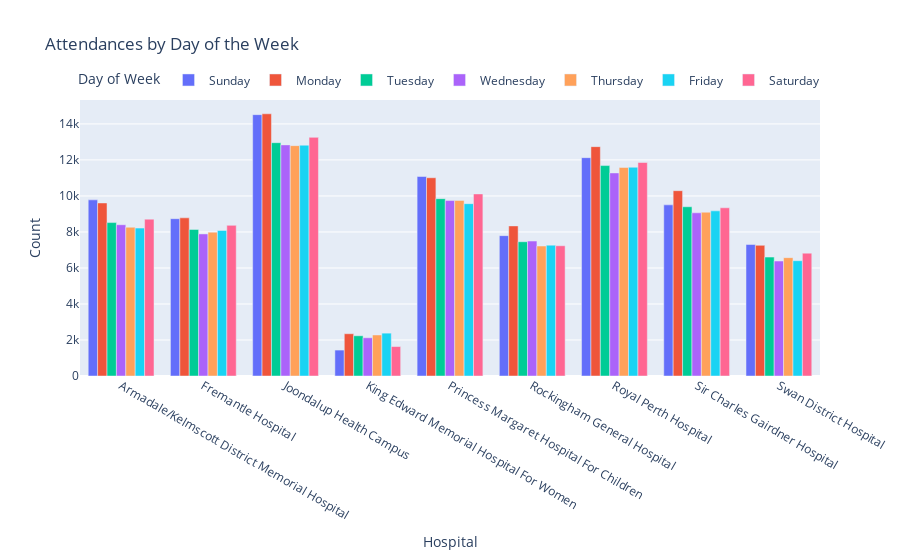

The notebook cell this image was saved under:
### Markdown cell above
##### Plot of hospital sttendance for each day of the week

### Code cell
# Plot of hospital attendances for each day of the week
# Create a new column with the day of the week
hospital_df['Date'] = pd.to_datetime(hospital_df['Date'])
hospital_df['Day of Week'] = hospital_df['Date'].dt.day_name()

# Set the order of the days of the week
days_order = ['Sunday', 'Monday', 'Tuesday', 'Wednesday', 'Thursday', 'Friday', 'Saturday']
hospital_df['Day of Week'] = pd.Categorical(hospital_df['Day of Week'], categories=days_order, ordered=True)

# Group by 'Hospital' and 'Day of Week' and sum the 'Admissions' column
attendance_by_day = hospital_df.groupby(['Hospital', 'Day of Week'])['Attendance'].sum().reset_index()

# Plot the admissions by day of the week
fig = px.bar(attendance_by_day, 
             x='Hospital', 
             y='Attendance', 
             color='Day of Week', 
             title='Attendances by Day of the Week',
             labels={'Attendances': 'Count'},
             barmode='group')

fig.update_layout(xaxis_title='Hospital',
                  yaxis_title='Count',
                  legend_title='Day of Week',
                  legend=dict(orientation="h", 
                              yanchor="bottom", 
                              y=1.02, 
                              xanchor="center", 
                              x=0.5))

fig.show()

### Figure 1 — Plotly figure (JSON) as saved in the notebook; plotly's stock layout.template omitted (floating-point values rounded to 4 significant figures)
{"data": [{"alignmentgroup": "True", "hovertemplate": "Day of Week=Sunday<br>Hospital=%{x}<br>Attendance=%{y}<extra></extra>", "legendgroup": "Sunday", "marker": {"color": "#636efa", "pattern": {"shape": ""}}, "name": "Sunday", "offsetgroup": "Sunday", "orientation": "v", "showlegend": true, "textposition": "auto", "type": "bar", "x": ["Armadale/Kelmscott District Memorial Hospital", "Fremantle Hospital", "Joondalup Health Campus", "King Edward Memorial Hospital For Women", "Princess Margaret Hospital For Children", "Rockingham General Hospital", "Royal Perth Hospital", "Sir Charles Gairdner Hospital", "Swan District Hospital"], "xaxis": "x", "y": [9782, 8736, 14515, 1440, 11080, 7795, 12126, 9505, 7302], "yaxis": "y"}, {"alignmentgroup": "True", "hovertemplate": "Day of Week=Monday<br>Hospital=%{x}<br>Attendance=%{y}<extra></extra>", "legendgroup": "Monday", "marker": {"color": "#EF553B", "pattern": {"shape": ""}}, "name": "Monday", "offsetgroup": "Monday", "orientation": "v", "showlegend": true, "textposition": "auto", "type": "bar", "x": ["Armadale/Kelmscott District Memorial Hospital", "Fremantle Hospital", "Joondalup Health Campus", "King Edward Memorial Hospital For Women", "Princess Margaret Hospital For Children", "Rockingham General Hospital", "Royal Perth Hospital", "Sir Charles Gairdner Hospital", "Swan District Hospital"], "xaxis": "x", "y": [9611, 8784, 14562, 2348, 11011, 8336, 12738, 10292, 7257], "yaxis": "y"}, {"alignmentgroup": "True", "hovertemplate": "Day of Week=Tuesday<br>Hospital=%{x}<br>Attendance=%{y}<extra></extra>", "legendgroup": "Tuesday", "marker": {"color": "#00cc96", "pattern": {"shape": ""}}, "name": "Tuesday", "offsetgroup": "Tuesday", "orientation": "v", "showlegend": true, "textposition": "auto", "type": "bar", "x": ["Armadale/Kelmscott District Memorial Hospital", "Fremantle Hospital", "Joondalup Health Campus", "King Edward Memorial Hospital For Women", "Princess Margaret Hospital For Children", "Rockingham General Hospital", "Royal Perth Hospital", "Sir Charles Gairdner Hospital", "Swan District Hospital"], "xaxis": "x", "y": [8520, 8139, 12958, 2234, 9849, 7457, 11687, 9399, 6604], "yaxis": "y"}, {"alignmentgroup": "True", "hovertemplate": "Day of Week=Wednesday<br>Hospital=%{x}<br>Attendance=%{y}<extra></extra>", "legendgroup": "Wednesday", "marker": {"color": "#ab63fa", "pattern": {"shape": ""}}, "name": "Wednesday", "offsetgroup": "Wednesday", "orientation": "v", "showlegend": true, "textposition": "auto", "type": "bar", "x": ["Armadale/Kelmscott District Memorial Hospital", "Fremantle Hospital", "Joondalup Health Campus", "King Edward Memorial Hospital For Women", "Princess Margaret Hospital For Children", "Rockingham General Hospital", "Royal Perth Hospital", "Sir Charles Gairdner Hospital", "Swan District Hospital"], "xaxis": "x", "y": [8402, 7890, 12836, 2124, 9744, 7494, 11278, 9064, 6386], "yaxis": "y"}, {"alignmentgroup": "True", "hovertemplate": "Day of Week=Thursday<br>Hospital=%{x}<br>Attendance=%{y}<extra></extra>", "legendgroup": "Thursday", "marker": {"color": "#FFA15A", "pattern": {"shape": ""}}, "name": "Thursday", "offsetgroup": "Thursday", "orientation": "v", "showlegend": true, "textposition": "auto", "type": "bar", "x": ["Armadale/Kelmscott District Memorial Hospital", "Fremantle Hospital", "Joondalup Health Campus", "King Edward Memorial Hospital For Women", "Princess Margaret Hospital For Children", "Rockingham General Hospital", "Royal Perth Hospital", "Sir Charles Gairdner Hospital", "Swan District Hospital"], "xaxis": "x", "y": [8263, 7988, 12794, 2278, 9752, 7219, 11583, 9098, 6572], "yaxis": "y"}, {"alignmentgroup": "True", "hovertemplate": "Day of Week=Friday<br>Hospital=%{x}<br>Attendance=%{y}<extra></extra>", "legendgroup": "Friday", "marker": {"color": "#19d3f3", "pattern": {"shape": ""}}, "name": "Friday", "offsetgroup": "Friday", "orientation": "v", "showlegend": true, "textposition": "auto", "type": "bar", "x": ["Armadale/Kelmscott District Memorial Hospital", "Fremantle Hospital", "Joondalup Health Campus", "King Edward Memorial Hospital For Women", "Princess Margaret Hospital For Children", "Rockingham General Hospital", "Royal Perth Hospital", "Sir Charles Gairdner Hospital", "Swan District Hospital"], "xaxis": "x", "y": [8215, 8083, 12818, 2380, 9571, 7268, 11593, 9171, 6403], "yaxis": "y"}, {"alignmentgroup": "True", "hovertemplate": "Day of Week=Saturday<br>Hospital=%{x}<br>Attendance=%{y}<extra></extra>", "legendgroup": "Saturday", "marker": {"color": "#FF6692", "pattern": {"shape": ""}}, "name": "Saturday", "offsetgroup": "Saturday", "orientation": "v", "showlegend": true, "textposition": "auto", "type": "bar", "x": ["Armadale/Kelmscott District Memorial Hospital", "Fremantle Hospital", "Joondalup Health Campus", "King Edward Memorial Hospital For Women", "Princess Margaret Hospital For Children", "Rockingham General Hospital", "Royal Perth Hospital", "Sir Charles Gairdner Hospital", "Swan District Hospital"], "xaxis": "x", "y": [8711, 8367, 13253, 1635, 10112, 7234, 11857, 9342, 6823], "yaxis": "y"}], "layout": {"barmode": "group", "legend": {"orientation": "h", "title": {"text": "Day of Week"}, "tracegroupgap": 0, "x": 0.5, "xanchor": "center", "y": 1.02, "yanchor": "bottom"}, "title": {"text": "Attendances by Day of the Week"}, "xaxis": {"anchor": "y", "domain": [0, 1], "title": {"text": "Hospital"}}, "yaxis": {"anchor": "x", "domain": [0, 1], "title": {"text": "Count"}}}}
